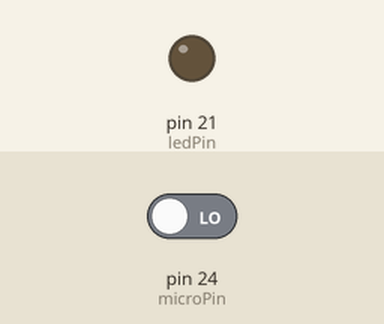
Bench run of a sketch on a simulated Arduino Mega 2560, built with avr-gcc and run on an emulated ATmega2560. Parts: output pins drawn as LEDs (lit = HIGH). The inputs (shaded band) are chosen by the test bench; at power-on: pin 24 (microPin) LOW.

Above: at 1.2 s.
1.3 s: pin 24 (microPin) driven HIGH
At 1.7 s:
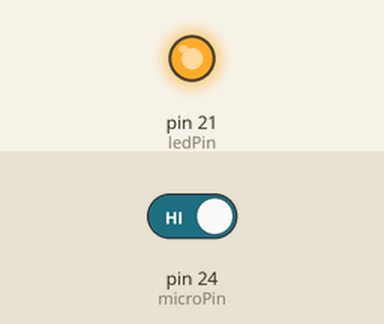
2.8 s: pin 24 (microPin) driven LOW
At 4.1 s:
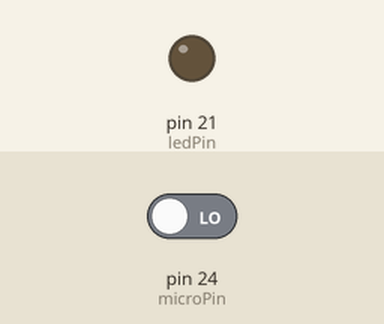
Timing chart, 0 to 5.8 s (numbered marks = the images above; inputs shaded):
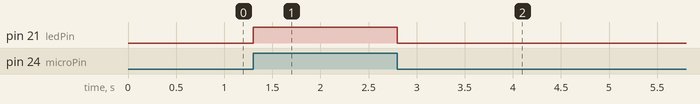

Measured:
- after the input at 1.3 s, pin 21 (ledPin): LOW → HIGH at once
- after the input at 2.8 s, pin 21 (ledPin): HIGH → LOW at once

The sketch:

01_SensorTuning.ino
```cpp
int microPin = 24;
int ledPin = 21;

void setup() {
  /* add setup code here */
  pinMode(microPin, INPUT);
  pinMode(ledPin, OUTPUT);
  digitalWrite(ledPin, LOW);
}

void loop() {
  int val = digitalRead(microPin);//
  if (val == HIGH) {
    digitalWrite (ledPin, HIGH);
  } else {
    digitalWrite (ledPin, LOW);
  }
}
```
